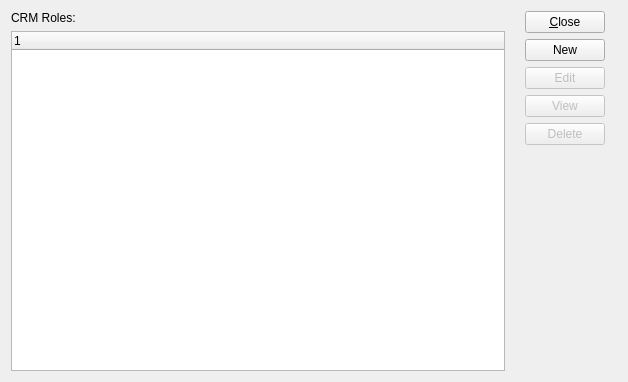
<?xml version="1.0" encoding="UTF-8"?>
<ui version="4.0">
 <comment>This file is part of the xTuple ERP: PostBooks Edition, a free and
open source Enterprise Resource Planning software suite,
Copyright (c) 1999-2017 by OpenMFG LLC, d/b/a xTuple.
It is licensed to you under the Common Public Attribution License
version 1.0, the full text of which (including xTuple-specific Exhibits)
is available at www.xtuple.com/CPAL.  By using this software, you agree
to be bound by its terms.</comment>
 <class>crmRoles</class>
 <widget class="QWidget" name="crmRoles">
  <property name="geometry">
   <rect>
    <x>0</x>
    <y>0</y>
    <width>628</width>
    <height>382</height>
   </rect>
  </property>
  <property name="focusPolicy">
   <enum>Qt::StrongFocus</enum>
  </property>
  <property name="windowTitle">
   <string>CRM Roles</string>
  </property>
  <layout class="QVBoxLayout" name="verticalLayout_3">
   <item>
    <layout class="QHBoxLayout" name="horizontalLayout">
     <item>
      <layout class="QVBoxLayout" name="verticalLayout_2">
       <item>
        <widget class="XLabel" name="_crmrolesLit">
         <property name="text">
          <string>CRM Roles:</string>
         </property>
        </widget>
       </item>
       <item>
        <widget class="XTreeWidget" name="_crmroles">
         <property name="focusPolicy">
          <enum>Qt::StrongFocus</enum>
         </property>
        </widget>
       </item>
      </layout>
     </item>
     <item>
      <layout class="QVBoxLayout" name="verticalLayout">
       <property name="leftMargin">
        <number>14</number>
       </property>
       <property name="rightMargin">
        <number>12</number>
       </property>
       <item>
        <widget class="QPushButton" name="_close">
         <property name="text">
          <string>&amp;Close</string>
         </property>
         <property name="shortcut">
          <string>Esc</string>
         </property>
        </widget>
       </item>
       <item>
        <widget class="QPushButton" name="_new">
         <property name="enabled">
          <bool>true</bool>
         </property>
         <property name="text">
          <string>New</string>
         </property>
         <property name="shortcut">
          <string>Ctrl+N</string>
         </property>
        </widget>
       </item>
       <item>
        <widget class="QPushButton" name="_edit">
         <property name="enabled">
          <bool>false</bool>
         </property>
         <property name="text">
          <string>Edit</string>
         </property>
         <property name="shortcut">
          <string>Ctrl+E</string>
         </property>
        </widget>
       </item>
       <item>
        <widget class="QPushButton" name="_view">
         <property name="enabled">
          <bool>false</bool>
         </property>
         <property name="text">
          <string>View</string>
         </property>
         <property name="shortcut">
          <string>Ctrl+V</string>
         </property>
        </widget>
       </item>
       <item>
        <widget class="QPushButton" name="_delete">
         <property name="text">
          <string>Delete</string>
         </property>
         <property name="enabled">
          <bool>false</bool>
         </property>
         <property name="shortcut">
          <string>Ctrl+D</string>
         </property>
        </widget>
       </item>
       <item>
        <spacer name="verticalSpacer">
         <property name="orientation">
          <enum>Qt::Vertical</enum>
         </property>
         <property name="sizeType">
          <enum>QSizePolicy::Preferred</enum>
         </property>
         <property name="sizeHint" stdset="0">
          <size>
           <width>20</width>
           <height>1000</height>
          </size>
         </property>
        </spacer>
       </item>
      </layout>
     </item>
    </layout>
   </item>
  </layout>
 </widget>
 <customwidgets>
  <customwidget>
   <class>XLabel</class>
   <extends>QLabel</extends>
   <header>xlabel.h</header>
  </customwidget>
  <customwidget>
   <class>XTreeWidget</class>
   <extends>QTreeWidget</extends>
   <header>xtreewidget.h</header>
   <container>1</container>
  </customwidget>
 </customwidgets>
 <tabstops>
  <tabstop>_close</tabstop>
  <tabstop>_new</tabstop>
  <tabstop>_edit</tabstop>
  <tabstop>_delete</tabstop>
 </tabstops>
 <resources/>
 <connections>
  <connection>
   <sender>_close</sender>
   <signal>clicked()</signal>
   <receiver>crmRoles</receiver>
   <slot>close()</slot>
   <hints>
    <hint type="sourcelabel">
     <x>335</x>
     <y>31</y>
    </hint>
    <hint type="destinationlabel">
     <x>246</x>
     <y>7</y>
    </hint>
   </hints>
  </connection>
 </connections>
</ui>
